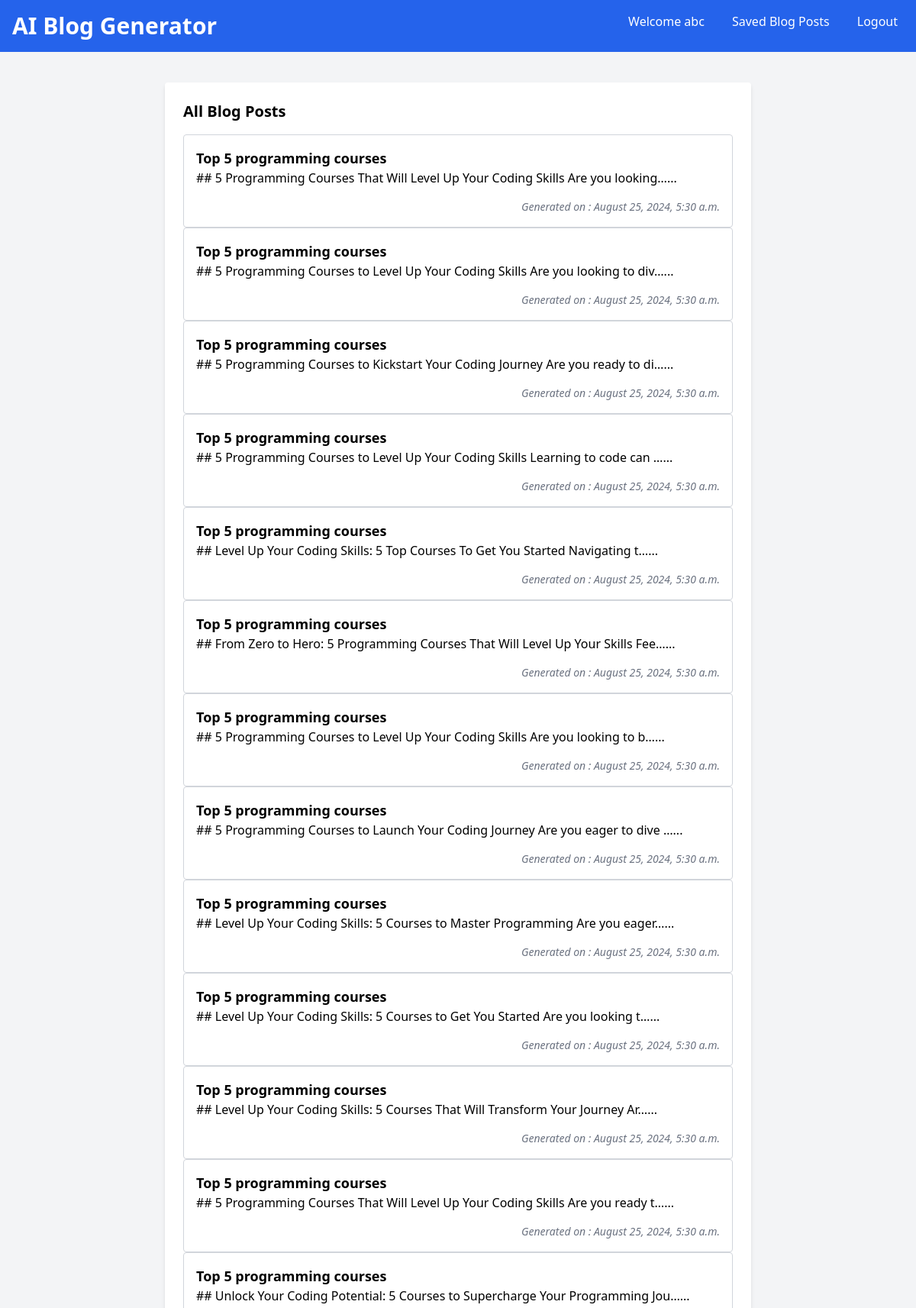
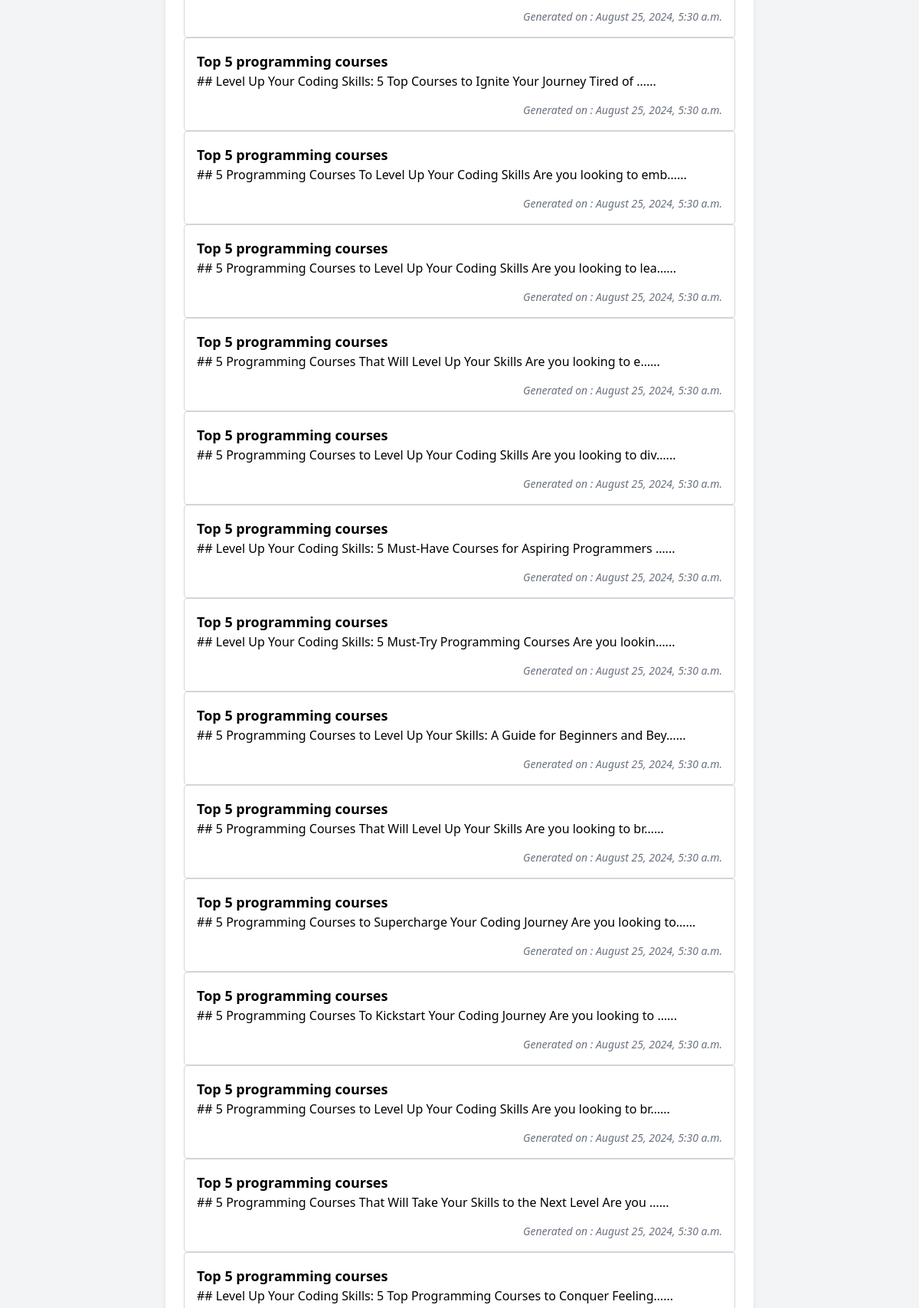
/blog-list/ (signed in, upper part), run on the app's committed database (2 pictures, top to bottom).
### ai_blog_generator/models.py (models this page shows, shortened)
class BlogPost(models.Model):
    user = models.ForeignKey(User,on_delete=models.CASCADE)
    yt_title = models.CharField(max_length=300)
    yt_link = models.URLField()
    generated_content = models.TextField()
    formated_content = models.TextField()
    created_at = models.DateTimeField(auto_now_add=True)

### ai_blog_generator/views.py (the view)
# urls.py: path('blog-list/',views.blog_list,name='blog-list'),
def blog_list(request):
    blog_articles = BlogPost.objects.filter(user = request.user)
    return render(request,'all-blogs.html',{'blog_articles':blog_articles})

### templates/all-blogs.html (shortened to what this page needs)
<!DOCTYPE html>
<html lang="en">
<head>
    <link href="https://cdn.jsdelivr.net/npm/tailwindcss@2.2.19/dist/tailwind.min.css" rel="stylesheet">
</head>
<body class="bg-gray-100 font-sans antialiased">
    <nav class="bg-blue-600 p-4 text-white flex justify-between">
        <div>
            <a href="/"><h1 class="text-3xl font-bold">AI Blog Generator</h1></a>
        </div>
        <div>
            <a class="text-white  mx-4">Welcome {{ user.username }}</a>
            <a href="{% url "blog-list" %}" class="text-white hover:underline mx-4">Saved Blog Posts</a>
            <a href="{% url "logout" %}" class="text-white hover:underline ml-4 mr-2">Logout</a>
        </div>
    </nav>
     <div class="container mx-auto mt-10 px-4 sm:px-0">
        <div class="max-w-3xl mx-auto  bg-white p-6 rounded shadow-md  ">
             <section>
                <h2 class="text-xl mb-4 font-semibold">All Blog Posts</h2>
                <div class="space-y-4">
                    {% for blog  in blog_articles reversed%}
                        <a href="{% url "blog-details" blog.id %}">
                            <div class="border border-gray-300 p-4 rounded">
                                <h3 class="text-lg font-semibold">{{ blog.yt_title }}</h3>
                                <p>{{blog.generated_content|truncatechars:80}}...</p>
                                <h1 class="text-sm text-gray-500 mt-4 italic text-right">Generated on : {{ blog.created_at|date:"F j, Y, g:i a" }}</h1>
                            </div>
                        </a>
                    {% endfor %}
                </div>
             </section>
        </div>
     </div>
</body>
</html>

### data on the page
BlogPost: yt_title "Top 5 programming courses", generated_content "## 5 Programming Courses That Will Level Up Your Coding Skills Are you looking…", created_at "August 25, 2024, 5:30 a.m."
BlogPost: yt_title "Top 5 programming courses", generated_content "## 5 Programming Courses to Level Up Your Coding Skills Are you looking to div…", created_at "August 25, 2024, 5:30 a.m."
BlogPost: yt_title "Top 5 programming courses", generated_content "## 5 Programming Courses to Kickstart Your Coding Journey Are you ready to di…", created_at "August 25, 2024, 5:30 a.m."
BlogPost: yt_title "Top 5 programming courses", generated_content "## 5 Programming Courses to Level Up Your Coding Skills Learning to code can …", created_at "August 25, 2024, 5:30 a.m."
BlogPost: yt_title "Top 5 programming courses", generated_content "## Level Up Your Coding Skills: 5 Top Courses To Get You Started Navigating t…", created_at "August 25, 2024, 5:30 a.m."
BlogPost: yt_title "Top 5 programming courses", generated_content "## From Zero to Hero: 5 Programming Courses That Will Level Up Your Skills Fee…", created_at "August 25, 2024, 5:30 a.m."
BlogPost: yt_title "Top 5 programming courses", generated_content "## 5 Programming Courses to Level Up Your Coding Skills Are you looking to b…", created_at "August 25, 2024, 5:30 a.m."
BlogPost: yt_title "Top 5 programming courses", generated_content "## 5 Programming Courses to Launch Your Coding Journey Are you eager to dive …", created_at "August 25, 2024, 5:30 a.m."
BlogPost: yt_title "Top 5 programming courses", generated_content "## Level Up Your Coding Skills: 5 Courses to Master Programming Are you eager…", created_at "August 25, 2024, 5:30 a.m."
BlogPost: yt_title "Top 5 programming courses", generated_content "## Level Up Your Coding Skills: 5 Courses to Get You Started Are you looking t…", created_at "August 25, 2024, 5:30 a.m."
BlogPost: yt_title "Top 5 programming courses", generated_content "## Level Up Your Coding Skills: 5 Courses That Will Transform Your Journey Ar…", created_at "August 25, 2024, 5:30 a.m."
BlogPost: yt_title "Top 5 programming courses", generated_content "## 5 Programming Courses That Will Level Up Your Coding Skills Are you ready t…", created_at "August 25, 2024, 5:30 a.m."
BlogPost: yt_title "Top 5 programming courses", generated_content "## Unlock Your Coding Potential: 5 Courses to Supercharge Your Programming Jou…", created_at "August 25, 2024, 5:30 a.m."
BlogPost: yt_title "Top 5 programming courses", generated_content "## Level Up Your Coding Skills: 5 Top Courses to Ignite Your Journey Tired of …", created_at "August 25, 2024, 5:30 a.m."
BlogPost: yt_title "Top 5 programming courses", generated_content "## 5 Programming Courses To Level Up Your Coding Skills Are you looking to emb…", created_at "August 25, 2024, 5:30 a.m."
BlogPost: yt_title "Top 5 programming courses", generated_content "## 5 Programming Courses to Level Up Your Coding Skills Are you looking to lea…", created_at "August 25, 2024, 5:30 a.m."
BlogPost: yt_title "Top 5 programming courses", generated_content "## 5 Programming Courses That Will Level Up Your Skills Are you looking to e…", created_at "August 25, 2024, 5:30 a.m."
BlogPost: yt_title "Top 5 programming courses", generated_content "## 5 Programming Courses to Level Up Your Coding Skills Are you looking to div…", created_at "August 25, 2024, 5:30 a.m."
BlogPost: yt_title "Top 5 programming courses", generated_content "## Level Up Your Coding Skills: 5 Must-Have Courses for Aspiring Programmers …", created_at "August 25, 2024, 5:30 a.m."
BlogPost: yt_title "Top 5 programming courses", generated_content "## Level Up Your Coding Skills: 5 Must-Try Programming Courses Are you lookin…", created_at "August 25, 2024, 5:30 a.m."
BlogPost: yt_title "Top 5 programming courses", generated_content "## 5 Programming Courses to Level Up Your Skills: A Guide for Beginners and Bey…", created_at "August 25, 2024, 5:30 a.m."
BlogPost: yt_title "Top 5 programming courses", generated_content "## 5 Programming Courses That Will Level Up Your Skills Are you looking to br…", created_at "August 25, 2024, 5:30 a.m."
BlogPost: yt_title "Top 5 programming courses", generated_content "## 5 Programming Courses to Supercharge Your Coding Journey Are you looking to…", created_at "August 25, 2024, 5:30 a.m."
BlogPost: yt_title "Top 5 programming courses", generated_content "## 5 Programming Courses To Kickstart Your Coding Journey Are you looking to …", created_at "August 25, 2024, 5:30 a.m."
BlogPost: yt_title "Top 5 programming courses", generated_content "## 5 Programming Courses to Level Up Your Coding Skills Are you looking to br…", created_at "August 25, 2024, 5:30 a.m."
BlogPost: yt_title "Top 5 programming courses", generated_content "## 5 Programming Courses That Will Take Your Skills to the Next Level Are you …", created_at "August 25, 2024, 5:30 a.m."
BlogPost: yt_title "Top 5 programming courses", generated_content "## Level Up Your Coding Skills: 5 Top Programming Courses to Conquer Feeling…"

### other printed values
{{ user.username }} "abc"
